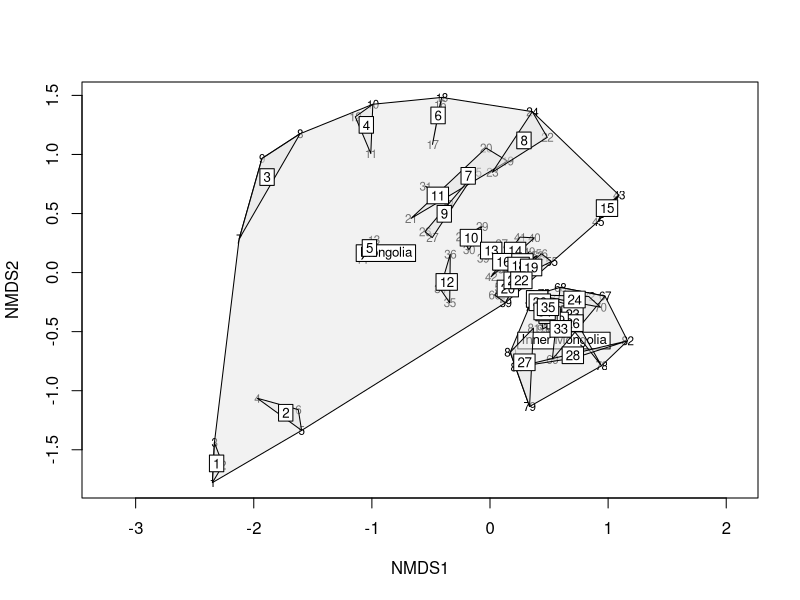

Write R code to recreate this figure.
## ---- chunk 1
library(vegan)
library(MASS)
library(dplyr)
library(tidyr)
library(reshape2)
library(stringr)
## ---- chunk 2
#load the data
mgp16<- read.csv("./data/2016_MGIM_ga_veg_subset.csv", 
                  header = TRUE)

sp.df<- dplyr::select(mgp16, site_numeral, Plot, Species, Cover)
sp.df$Species<- str_replace_all(sp.df$Species, " ", ".")

# convert to a sitexspecies matrix
site.sp.quad <- dcast(sp.df, site_numeral + Plot ~ Species, 
                     value.var ='Cover', FUN=mean)
site.sp.quad[is.na(site.sp.quad)] <- 0   #replace NA with 0
site.matrix <- site.sp.quad    # just renaming it so I don't have to change the 
#name that is called in everything below
## ---- chunk 3
# calc distance matrix
dis.bray <- vegdist(site.matrix,method="bray")

# id 'treatments' & replicates for use in later steps when need to have labels 
#for plotting
# here the "treatments" are just the two regions, but in Naiman it will be each
#different site.
treat=c(rep("Mongolia",66),rep("Inner Mongolia",38))  # create a vector of the site
#names, each repeated the number of times = number of data points for the site. (66+
#38 = 104)

# we'll also use this info in later steps.
sites<- site.sp.quad[1:104, 1]         # extract site IDs
plots<- site.sp.quad[1:104, 2]        # extract plot replicates
## ---- chunk 4
# 
dis.mds <- metaMDS(dis.bray, trace = FALSE, autotransform = FALSE, shrink= FALSE)
dis.mds
## ---- chunk 5
scores <- data.frame(scores(dis.mds, display = "sites")) # this extracts the scores
#you want to plot in ggplot

# next bind the scores to the site info that we created above
scores2<- cbind(sites, scores) 
## ---- chunk 6
plot(dis.mds, type = "t")   # just plots the individual sampling plots 
# plots w a polygon drawn around the clusters
ordihull(dis.mds,groups=treat,draw="polygon",col="grey90",label=T)  
# labels all the sampling pltos (pretty messy and hard to read, so we prob don't want this)
ordihull(dis.mds,groups=sites,draw="polygon",col="grey90",label=T)   
## ---- chunk 7

